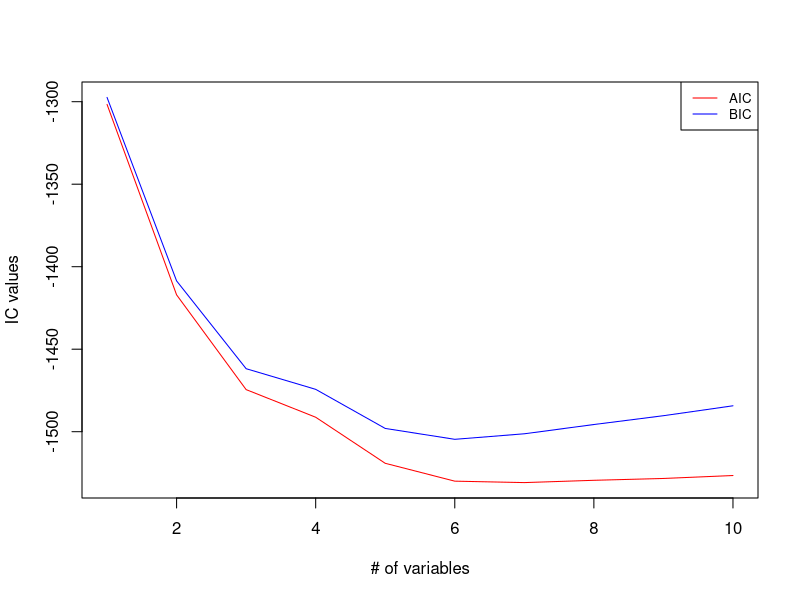

Write R code to recreate this figure.
# Load library
library(MASS)

# Clear environment
rm(list = ls())

# Setting Japanese font (for MacOSX)
# par(family= "HiraKakuProN-W3")

# Chapter4 e.g.46

# RSS_k = min_{k(S) = k} RSS(S) を算出する関数。
# k_matrixは、集合{1, ..., p}における大きさkの部分集合を列に持つ、
# サイズk x pCk（pCkは二項係数(p k)^Tのこと）の行列。
RSS_min <- function(X, y, k_matrix) {
  m <- ncol(k_matrix) # RSSを評価する説明変数集合Sの数
  n_ <- length(y) # サンプル数
  S_min <- Inf # RSS(S)の最小値
  for (j in 1:m) {
    q <- k_matrix[, j] # 説明変数集合Sを取得。
    S <- sum((lm(y ~ X[, q])$fitted.values - y) ^ 2) / n_ # RSS(S)を計算。
    if (S < S_min) { # より小さいRSS(S)が出てきたら、S_minとその時の説明変数集合set_qを更新。
      S_min <- S
      set_q <- q
    }
  }
  return(list(value = S_min, set = set_q))
}

# Bostonデータを用いて、AICとBICの値の挙動をプロットしてみる。
df <- Boston
X <- as.matrix(df[, c(1, 3, 5, 6, 7, 8, 10, 11, 12, 13)])
y <- df[[14]]
n <- nrow(X)
p <- ncol(X)
AIC_seq <- NULL; BIC_seq <- NULL
for (k in 1:p) {
  k_matrix <- combn(1:p, k) # 集合{1, ..., p}における大きさkの部分集合を列に持つ行列k_matrixを生成。
  res <- RSS_min(X, y, k_matrix) # RSS_kを計算。
  AIC <- n * log(res$value / n) + 2 * k # k(S) = kの際のAICを計算。
  BIC <- n * log(res$value / n) + k * log(n) # k(S) = kの際のBICを計算。
  AIC_seq <- c(AIC_seq, AIC)
  BIC_seq <- c(BIC_seq, BIC)
}
plot(1:p, ylim = c(min(AIC_seq), max(BIC_seq)), 
     type = "n", 
     xlab = "# of variables",
     ylab = "IC values")
lines(AIC_seq, col = "red")
lines(BIC_seq, col = "blue")
legend("topright", legend = c("AIC", "BIC"),
       col = c("red", "blue"),
       lwd = 1,
       cex = 0.8)